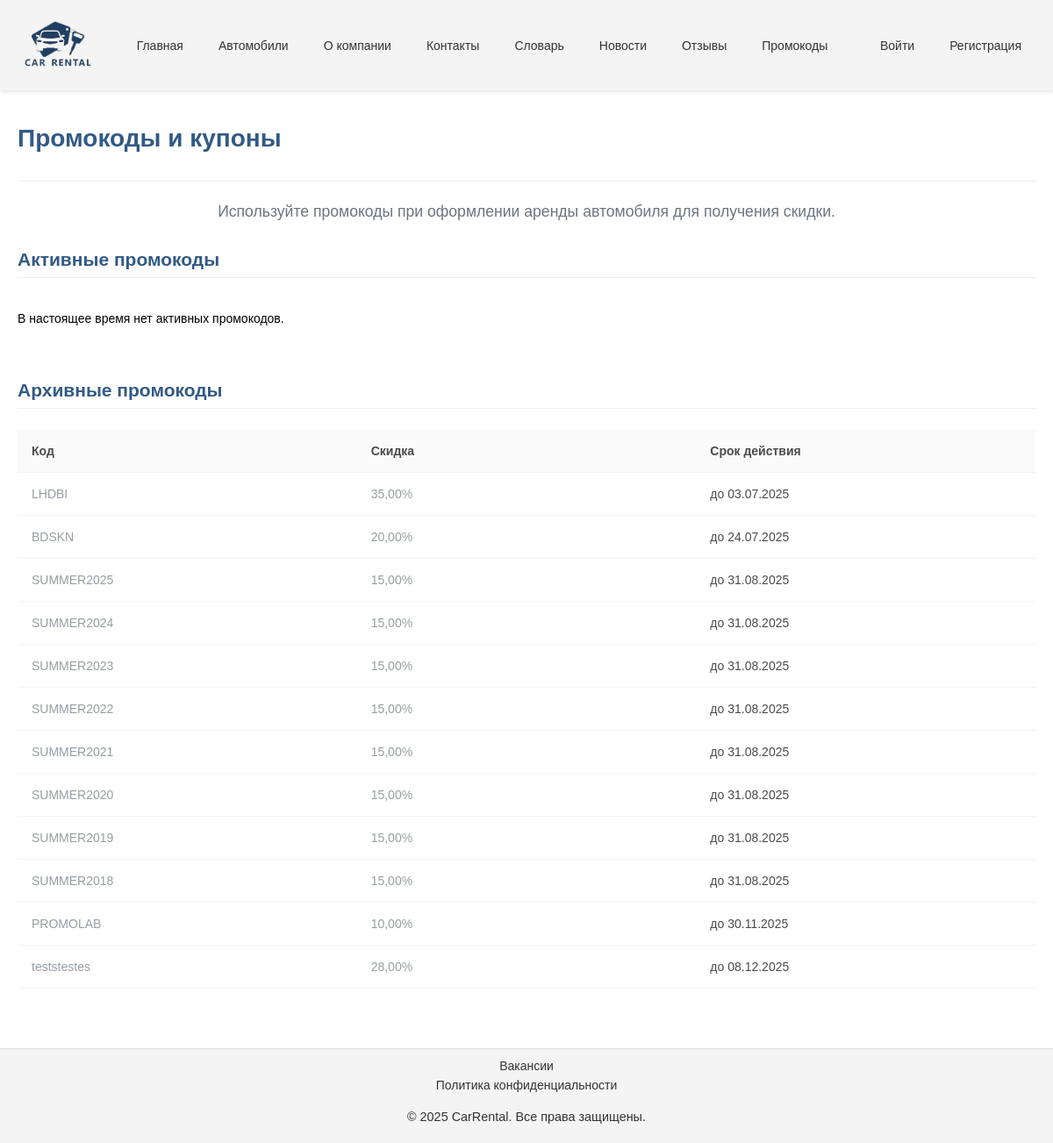
The page /rentals/promocodes/ on the database its author committed.
### content/models.py (models this page shows, shortened)
class CompanyInfo(models.Model):
    name = models.CharField(max_length=100, verbose_name='Название компании')
    description = models.TextField(verbose_name='Описание')
    address = models.CharField(max_length=255, verbose_name='Адрес')
    phone = models.CharField(max_length=20, verbose_name='Телефон')
    email = models.EmailField(verbose_name='Email')
    logo = models.ImageField(upload_to='company/', blank=True, null=True, verbose_name='Логотип')
    working_hours = models.CharField(max_length=100, verbose_name='Часы работы')
    video_url = models.URLField(blank=True, null=True, verbose_name='Видео о компании')
    history = models.TextField(blank=True, null=True, verbose_name='История компании')
    requisites = models.TextField(blank=True, null=True, verbose_name='Реквизиты')
    certificate_issue_date = models.DateField(blank=True, null=True, verbose_name='Дата выдачи сертификата')
    certificate_expiry_date = models.DateField(blank=True, null=True, verbose_name='Дата окончания сертификата')
    class Meta:
        verbose_name = 'Информация о компании'
        verbose_name_plural = 'Информация о компании'

### rentals/models.py (models this page shows, shortened)
class PromoCode(models.Model):
    code = models.CharField(max_length=20, unique=True, verbose_name="Код")
    description = models.TextField(blank=True, verbose_name="Описание")
    discount_percentage = models.DecimalField(
        max_digits=5,
        decimal_places=2,
        validators=[MinValueValidator(0), MaxValueValidator(100)],
        verbose_name="Процент скидки",
    )
    valid_from = models.DateField(default=timezone.now, verbose_name="Действует с")
    valid_to = models.DateField(verbose_name="Действует до")
    is_active = models.BooleanField(default=True, verbose_name="Активен")
    max_uses = models.PositiveIntegerField(
        default=1, verbose_name="Максимальное количество использований"
    )
    current_uses = models.PositiveIntegerField(
        default=0, verbose_name="Текущее количество использований"
    )
    class Meta:
        verbose_name = "Промокод"
        verbose_name_plural = "Промокоды"

### rentals/views.py (the view)
# urls.py: path('promocodes/', views.PromoCodeListView.as_view(), name='promocode_list'),
class PromoCodeListView(ListView):
    model = PromoCode
    template_name = "content/promocode_list.html"
    context_object_name = "promocodes"
    def get_queryset(self):
        active_promocodes = PromoCode.objects.filter(
            is_active=True, valid_to__gt=timezone.now()
        )
        expired_promocodes = PromoCode.objects.filter(
            is_active=False
        ) | PromoCode.objects.filter(valid_to__lte=timezone.now())
        logger.info(
            f"PromoCode list displayed with {active_promocodes.count()} active and {expired_promocodes.count()} expired codes"
        )
        return {"active": active_promocodes, "expired": expired_promocodes}

### authentication/context_processors.py (called while the page is built, shortened)
def user_role(request):
    context = {}
    return context

### content/context_processors.py (called while the page is built)
def company_info(request):
    try:
        info = CompanyInfo.objects.first()
    except CompanyInfo.DoesNotExist:
        info = None
    return {'company_info': info}

### templates/content/promocode_list.html (shortened to what this page needs)
{% extends 'base.html' %}
{% block content %}
<div class="content-container">
    <div class="page-header">
        <h1>Промокоды и купоны</h1>
    </div>
    <p class="page-subheading">Используйте промокоды при оформлении аренды автомобиля для получения скидки.</p>
    <div class="promocode-section">
        <h2>Активные промокоды</h2>
        <div class="table-container">
            {% if promocodes.active %}
                <table class="table promocode-table">
                    <thead>
                        <tr>
                            <th>Код</th>
                            <th>Скидка</th>
                            <th>Срок действия</th>
                            {% if is_staff_user or is_admin_user %}
                                <th>Действия</th>
                            {% endif %}
                        </tr>
                    </thead>
                    <tbody>
                        {% for code in promocodes.active %}
                            <tr>
                                <td class="code-cell">{{ code.code }}</td>
                                <td class="discount-cell">{{ code.discount_percentage }}%</td>
                                <td>до {{ code.valid_to|date:"d.m.Y" }}</td>
                                {% if is_staff_user or is_admin_user %}
                                    <td class="action-cell">
                                        <a href="{% url 'promocode_detail' code.id %}" class="btn btn-sm btn-secondary">Подробнее</a>
                                        <a href="{% url 'promocode_edit' code.id %}" class="btn btn-sm btn-primary">Изменить</a>
                                    </td>
                                {% endif %}
                            </tr>
                        {% endfor %}
                    </tbody>
                </table>
            {% else %}
                <p>В настоящее время нет активных промокодов.</p>
            {% endif %}
        </div>
    </div>
    <div class="promocode-section">
        <h2>Архивные промокоды</h2>
        <div class="table-container">
            {% if promocodes.expired %}
                <table class="table expired-table">
                    <thead>
                        <tr>
                            <th>Код</th>
                            <th>Скидка</th>
                            <th>Срок действия</th>
                        </tr>
                    </thead>
                    <tbody>
                        {% for code in promocodes.expired %}
                            <tr>
                                <td class="code-cell">{{ code.code }}</td>
                                <td class="discount-cell">{{ code.discount_percentage }}%</td>
                                <td>до {{ code.valid_to|date:"d.m.Y" }}</td>
                            </tr>
                        {% endfor %}
                    </tbody>
                </table>
            {% else %}
                <p>Нет архивных промокодов.</p>
            {% endif %}
        </div>
    </div>
</div>
{% endblock %}

### templates/base.html (shortened to what this page needs)
{% load static %}
<!DOCTYPE html>
<html lang="ru">
<head>
    <link rel="stylesheet" href="{% static 'css/main.css' %}" type="text/css">
</head>
<body>
<header class="nav-header">
    <nav>
        <a href="{% url 'home' %}">
            {% if company_info.logo %}
                <img class="nav-logo" src="{{ company_info.logo.url }}" alt="{{ company_info.name }} Logo" height="100">
            {% else %}
                {{ company_info.name|default:'Автопрокат' }}
            {% endif %}
        </a>
        <ul>
            <li><a href="{% url 'home' %}">Главная</a></li>
            <li><a href="{% url 'vehicle_list' %}">Автомобили</a></li>
            <li><a href="{% url 'about' %}">О компании</a></li>
            <li><a href="{% url 'contacts' %}">Контакты</a></li>
            <li><a href="{% url 'glossary' %}">Словарь</a></li>
            <li><a href="{% url 'news_list' %}">Новости</a></li>
            <li><a href="{% url 'review_list' %}">Отзывы</a></li>
            <li><a href="{% url 'promocode_list' %}">Промокоды</a></li>
        </ul>
        <ul>
            {% if user.is_authenticated %}
                <li><a href="{% url 'profile' %}">{{ user.username }}</a></li>
                <li><a href="{% url 'logout' %}">Выйти</a></li>
            {% else %}
                <li><a href="{% url 'login' %}">Войти</a></li>
                <li><a href="{% url 'register' %}">Регистрация</a></li>
            {% endif %}
        </ul>
    </nav>
</header>
<main>
    {% block content %}{% endblock %}
</main>
<footer>
    <div>
        <a class="footer_ref" href="{% url 'vacancy_list' %}">Вакансии</a>
        <a class="footer_ref" href="{% url 'privacy_policy' %}">Политика конфиденциальности</a>
        <p>&copy; 2025 {{ company_info.name|default:'Автопрокат' }}. Все права защищены.</p>
    </div>
</footer>
</body>
</html>

### static/css/base/_base.css (style rules this page uses)
html { height: 100%; }
body { display: flex; flex-direction: column; min-height: 100vh; font-family: var(--font-family); font-size: 14px; margin: 0; }
main { flex: 1; display: flex; flex-direction: column; }
.content-container { padding: 20px; }
h1, h2, h3 { font-weight: 600; margin-bottom: 1rem; color: #325a85; }
h2 { border-bottom: 1px solid #eee; padding-bottom: 0.5rem; }

### static/css/base/_variables.css (style rules this page uses)
:root { --primary-color: #337ab7; --secondary-color: #f4f4f4; --text-color: #333; --background-color: #fff; --font-family: "Montserrat Medium", sans-serif; }

### static/css/layout/_header.css (style rules this page uses)
.nav-header { position: sticky; top: 0; z-index: 1000; background-color: var(--secondary-color); box-shadow: 0 2px 4px rgba(0, 0, 0, 0.1); }
.nav-logo { display: inline-block; transition: transform 0.3s ease-in-out; }

### static/css/layout/_footer.css (style rules this page uses)
footer { background-color: var(--secondary-color); color: var(--text-color); padding: 0.5rem 0; text-align: center; margin-top: auto; border-top: 1px solid #ddd; }
footer div { display: flex; flex-direction: column; align-items: center; justify-content: center; }
footer .footer_ref { color: var(--text-color); text-decoration: none; margin: 0.2rem 1rem; transition: color 0.3s ease; }
footer p { margin-top: 1rem; font-size: 0.9rem; }

### static/css/components/_navbar.css (style rules this page uses)
nav { display: flex; justify-content: space-between; align-items: center; padding: 0 1rem; }
nav ul { display: flex; list-style: none; margin: 0; padding: 0; flex-wrap: wrap; justify-content: center; }
nav ul li { margin: 0 0.25rem; }
nav ul li a { text-decoration: none; color: var(--text-color); padding: 0.5rem 1rem; border-radius: 4px; transition: all 0.3s ease; }

### static/css/components/_tables.css (style rules this page uses)
.table-container { overflow-x: auto; }
.table { width: 100%; border-collapse: collapse; background-color: #fff; box-shadow: 0 2px 5px rgba(0, 0, 0, 0.05); }
.table th, .table td { padding: 1rem; text-align: left; border-bottom: 1px solid #eee; vertical-align: middle; }
.table th { background-color: #f8f9fa; font-weight: 600; }

### static/css/pages/_review_list.css (style rules this page uses)
.page-header { display: flex; justify-content: space-between; align-items: center; margin-bottom: 2rem; border-bottom: 1px solid #eee; padding-bottom: 1rem; }

### static/css/pages/_promocode_list.css (style rules this page uses)
.page-subheading { font-size: 1.1rem; color: #6c757d; margin-bottom: 2rem; text-align: center; }
.promocode-section { margin-bottom: 3rem; }
.promocode-section h2 { border-bottom: 1px solid #eee; padding-bottom: 0.5rem; margin-bottom: 1.5rem; }
.expired-table { opacity: 0.7; table-layout: fixed; }
.expired-table .code-cell, .expired-table .discount-cell { color: #6c757d; }

### static/css/pages/_rental_list.css (style rules this page uses)
.page-header { display: flex; justify-content: space-between; align-items: center; margin-bottom: 1.5rem; }

### rows shown on the page
CompanyInfo: logo (picture), name "CarRental"
PromoCode: code "LHDBI", discount_percentage "35,00", valid_to "03.07.2025"
PromoCode: code "BDSKN", discount_percentage "20,00", valid_to "24.07.2025"
PromoCode: code "SUMMER2025", discount_percentage "15,00", valid_to "31.08.2025"
PromoCode: code "SUMMER2024", discount_percentage "15,00", valid_to "31.08.2025"
PromoCode: code "SUMMER2023", discount_percentage "15,00", valid_to "31.08.2025"
PromoCode: code "SUMMER2022", discount_percentage "15,00", valid_to "31.08.2025"
PromoCode: code "SUMMER2021", discount_percentage "15,00", valid_to "31.08.2025"
PromoCode: code "SUMMER2020", discount_percentage "15,00", valid_to "31.08.2025"
PromoCode: code "SUMMER2019", discount_percentage "15,00", valid_to "31.08.2025"
PromoCode: code "SUMMER2018", discount_percentage "15,00", valid_to "31.08.2025"
PromoCode: code "PROMOLAB", discount_percentage "10,00", valid_to "30.11.2025"
PromoCode: code "teststestes", discount_percentage "28,00", valid_to "08.12.2025"
